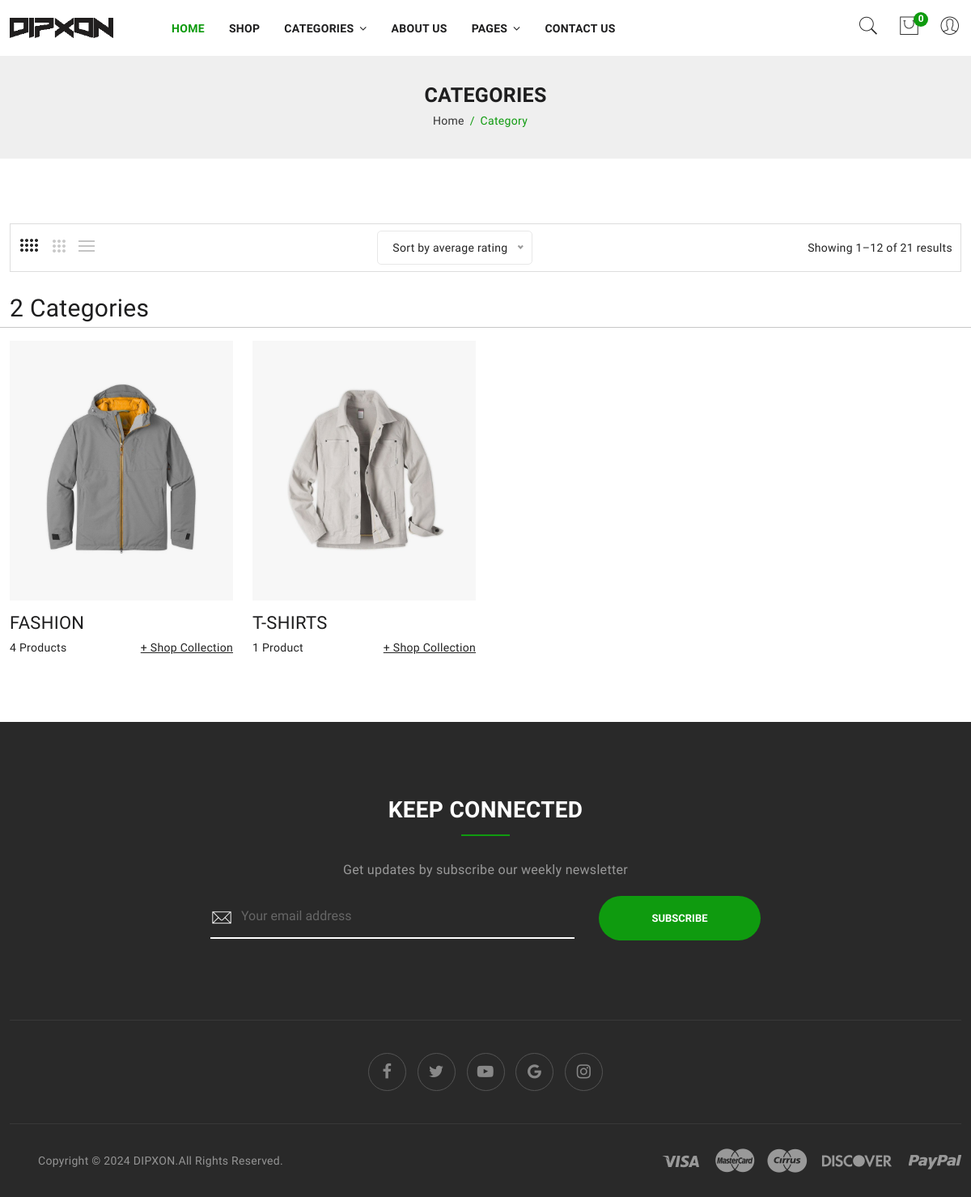
The page /category/ on the database its author committed.
### dipapp/models.py (models this page shows, shortened)
class Category(models.Model):
    cid         = ShortUUIDField(unique = True, length = 10, max_length = 30, prefix      ="cat", alphabet="abcbefghi12345")
    title       = models.CharField(max_length = 100, default="Fashion")
    image       = models.ImageField(upload_to="category", default="category.jpg")
    class Meta:
        verbose_name_plural = "Categories"

### dipapp/views.py (the view)
# urls.py: path('category/', views.category_list_view, name="category-list"),
def category_list_view(request):
    categories = Category.objects.all()
    context = {
        'categories': categories,
    }
    return render(request, 'dipapp/category-list.html', context)

### dipapp/context_processor.py (called while the page is built)
def default(request):
    categories = Category.objects.all()
    address = None  # Initialize address with None
    if request.user.is_authenticated:
        try:
            address = Address.objects.get(user=request.user)
        except Address.DoesNotExist:
            pass
    cart_total_amount = 0
    if 'cart_data_obj' in request.session:
        for p_id, item in request.session['cart_data_obj'].items():
            cart_total_amount += int(item['qty']) * float(item['price']) # getting the quantity of each products, multiplying each items. quantity multiply by it price
    return {
        'categories': categories,
        'address': address,
    }

### dipapp/templates/dipapp/category-list.html (shortened to what this page needs)
{% extends "base.html" %}
{% load static %}
{% block content %}
    <div class="breadcrumbs_area">
        <div class="container">
            <div class="row">
                <div class="col-12">
                    <div class="breadcrumb_content">
                        <h3> Categories</h3>
                        <ul>
                            <li><a href="{% url "home" %}">home</a></li>
                            <li>category</li>
                        </ul>
                    </div>
                </div>
            </div>
        </div>
    </div>
    <div class="shop_area shop_fullwidth mb-80">
        <div class="container">
            <div class="row">
        <div class="col-12">
            <div class="shop_toolbar_wrapper">
                <div class="shop_toolbar_btn">
                    <button data-role="grid_4" type="button"  class="active  btn-grid-4" data-bs-toggle="tooltip" title="4"></button>
                    <button data-role="grid_3" type="button" class=" btn-grid-3" data-bs-toggle="tooltip" title="3"></button>
                    <button data-role="grid_list" type="button"  class="btn-list" data-bs-toggle="tooltip" title="List"></button>
                </div>
                <div class=" niceselect_option">
                </div>
                <div class="page_amount">
                    <p>Showing 1–12 of 21 results</p>
                </div>
            </div>
            <div class="row">
                <h3>
                    {{ categories.count }}
                        {% if categories.count == 1 %}
                        Category
                        {% else %}
                        Categories
                        {% endif %}
                    </h3>
                <hr>
                {% for c in categories %}
                    <div class="col-lg-3">
                        <article class="single_categories">
                            <figure>
                    <div class="categories_thumb">
                        <a href="{% url "category-product-list" c.cid %}">
                            <img src="{{c.image.url}}"
                             alt="{{c.image.url}}">
                        </a>
                    </div>
                                <figcaption class="categories_content">
                                    <h4 class="product_name"><a href="{% url "category-product-list" c.cid %}">{{c.title}}</a></h4>
                                    <div class="product_collection">
                                        <p>{{ c.category.count }} Product{{ c.category.count|pluralize }}</p>
                                        <a href="{% url "category-product-list" c.cid %}">+ Shop Collection</a>
                                    </div>
                                </figcaption>
                            </figure>
                        </article>
                    </div>
                    {% endfor %}
            </div>
        </div>
            </div>
        </div>
    </div>
{% endblock  %}

### rows shown on the page
Category: image (picture), title "FASHION", category.count "4"
Category: image (picture), title "T-SHIRTS", category.count "1"

### other values the page prints
{{ request.session.cart_data_obj|length }} "0"
{{ categories.count }} "2"
